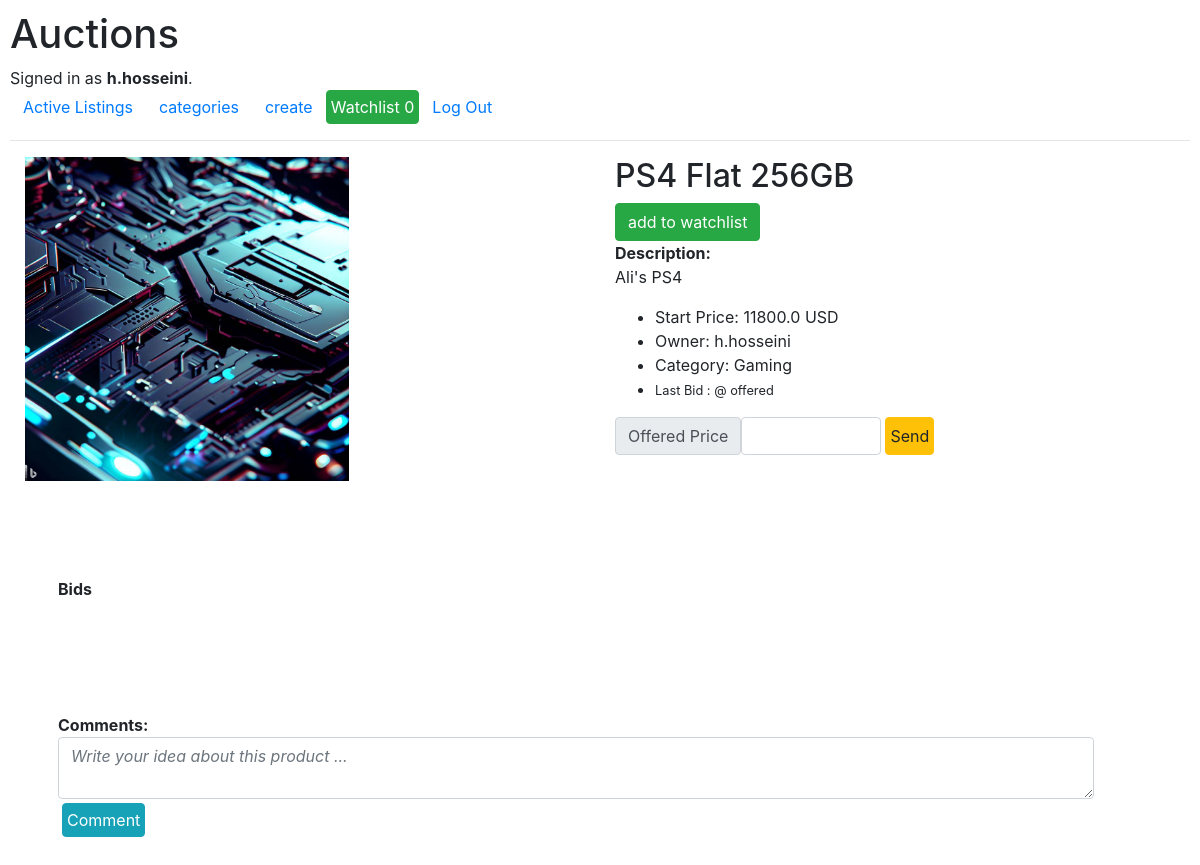
/details/1 (signed in), run on an earlier commit of the app's database.
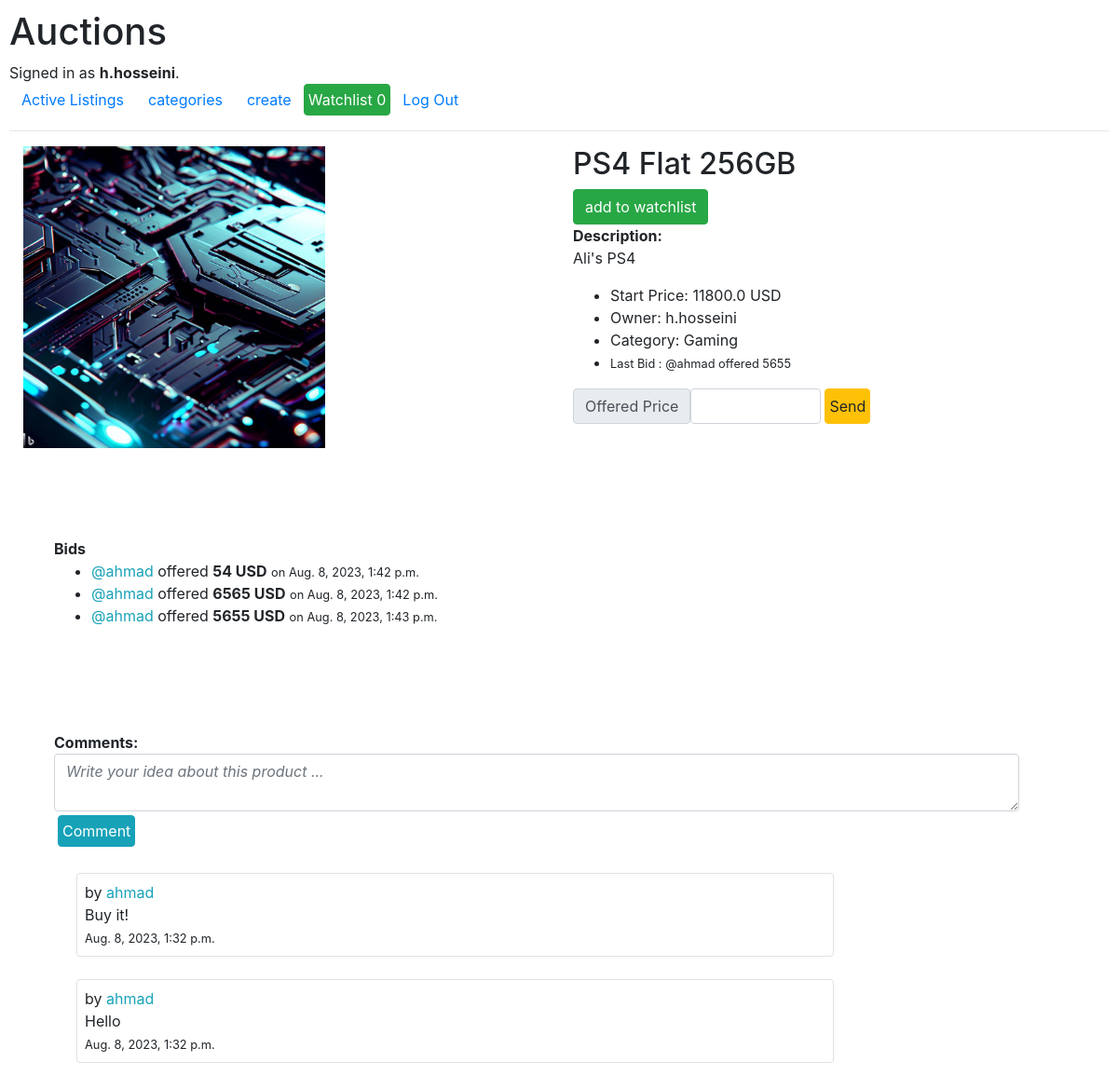
And on a later commit of the database.
### auctions/models.py (models this page shows, shortened)
class User(AbstractUser):
    pass

class Listing(models.Model):
    date = models.DateTimeField(auto_now_add=True)
    title = models.CharField(max_length=64)
    description = models.CharField(max_length=1024)
    imageUrl = models.ImageField(upload_to='img')
    price = models.FloatField(max_length=12)
    isActive = models.BooleanField(default=True)
    owner = models.ForeignKey(
        User, on_delete=models.CASCADE, blank=True, null=True, related_name="owned_listings"
    )
    category = models.ForeignKey(
        Categories, on_delete=models.CASCADE, blank=True, null=True, related_name='listed_in_categories'
    )

class Categories(models.Model):
    categoryName = models.CharField(max_length=50)
    imageUrl = models.ImageField(upload_to='img', default="", )
    def __str__(self) -> str:
        return self.categoryName

class Bids(models.Model):
    user = models.ForeignKey(
        User, on_delete=models.CASCADE, related_name="bids_user"
    )
    listing = models.ForeignKey(
        Listing, on_delete=models.CASCADE, blank=True, null=True, related_name="bids"
    )
    offered_price = models.IntegerField(blank=False)
    date = models.DateTimeField(auto_now_add=True)

class Comments(models.Model):
    author = models.ForeignKey(
        User, on_delete=models.CASCADE, related_name="comments_author"
    )
    listing = models.ForeignKey(
        Listing, on_delete=models.CASCADE, blank=True, null=True, related_name="comments"
    )
    message = models.CharField(max_length=200)
    date = models.DateTimeField(auto_now_add=True)

### auctions/views.py (the view)
# urls.py: path("details/<str:id>", views.details, name="details"),
def details(request, id):
    user = request.user
    details_item = Listing.objects.get(id=id)
    listing = get_object_or_404(Listing, pk=id)
    iswatchlisted = WatchlistItem.objects.filter(
        user=user, listing=listing).exists()
    img_path = 'http://' + request.get_host() + '/media/' + \
        str(details_item.imageUrl)
    comments = Comments.objects.filter(listing=id)
    bids = Bids.objects.filter(listing=id)
    return render(request, 'auctions/details.html', {
        'body': details_item, 'title': details_item.title, "img_path": img_path, "isWatchlist": iswatchlisted, "comments":comments, "bids":bids, "last_bid": bids.last()
    })

### auctions/context_processors.py (called while the page is built)
def watchlist_items(request):
    user = request.user
    watchlist_items = WatchlistItem.objects.filter(user=user)
    listing_attributes = [item.listing for item in watchlist_items]
    return {"watchlistItem": listing_attributes, 'len' : len(watchlist_items)}

### auctions/templates/auctions/details.html (shortened to what this page needs)
{% extends "auctions/layout.html" %} {% load static %} {% block body %}
<div class="">
<div class="d-flex flex-row">
  <div class="col-md-6">
    <img src="{{ img_path }}" width="324px" alt="Listing image" />
  </div>
  <div class="col-md-6">
  <h2>{{ title }}</h2>
  {%if user.is_authenticated%} {% if isWatchlist%}
  <form action="{% url 'removeWatchlist' id=body.id %}" mothod="POST">
    <button class="btn btn-danger">remove from watchlist</button>
  </form>
  {%else%}
  <form action="{% url 'addWatchlist' id=body.id %}" mothod="POST">
    <button class="btn btn-success">add to watchlist</button>
  </form>
  {% endif%} {% endif%}
  <div>
    <strong>Description:</strong>
    <p>{{body.description}}</p>
  </div>
  <ul>
    <li>Start Price: {{body.price}} USD</li>
    <li>Owner: {{body.owner}}</li>
    <li>Category: {{body.category}}</li>
    <li><small>Last Bid :  @{{last_bid.user}} offered {{last_bid.offered_price}}</small></li>
  </ul>
  <form action="{% url 'addBid' id=body.id %}" method="POST" class="d-flex">
    <div class="">
      <span class="input-group-text" id="inputGroup-sizing-sm">Offered Price</span>
    </div>
    <input class="form-control w-25" type="number" name="offered_price"/>
    <button type="submit" class="btn btn-warning p-0 m-0 px-1 mx-1 ">Send</button>
  </form>
  </div>
</div>
  <div class="down-section mt-5 d-flex flex-column">
    <div class="bids-list p-5">
      <strong>Bids </strong>
      <ul>
        {% for bid in bids%}
        <li>
          <span class="text-info"> @{{bid.user.username}}</span> offered <strong>{{bid.offered_price}} USD</strong> <small>on {{bid.date}} </small>
        </li>
        {% endfor%}
      </ul>
    </div>
    <div class="p-5">
      <strong>
        Comments:
      </strong>
      <form action="{% url 'addComment' id=body.id %}" method="POST">
        <div class="d-flex justify-content-center">
          <textarea name="message" class="form-control w-100 mr-5 rounded"  placeholder="Write your idea about this product ..." ></textarea>
        </div>
        <button type="submit" class="btn btn-info p-1 m-1">Comment</button>
      </form>
      <div class="comments-list">
        {% for comment in comments %}
          <div class="comment-item m-4 border rounded w-75 p-2">
            <div class="comment-name ">by <span class="text-info">{{comment.author}}</span></div>
            <div class="comment-message">{{comment.message}}</div>
            <small>{{comment.date}}</small>
          </div>
        {% endfor%}
      </div>
    </div>
</div>
</div>
{% endblock %}

### auctions/templates/auctions/layout.html (shortened to what this page needs)
{% load static %}
<!DOCTYPE html>
<html lang="en">
  <head>
    <link
      rel="stylesheet"
      href="https://stackpath.bootstrapcdn.com/bootstrap/4.4.1/css/bootstrap.min.css"
    />
    <link href="{% static 'auctions/styles.css' %}" rel="stylesheet" />
  </head>
  <body>
    <h1>Auctions</h1>
    <div>
      {% if user.is_authenticated %} Signed in as
      <strong>{{ user.username }}</strong>. {% else %}
      <p>Not signed in.</p>
      {% endif %}
    </div>
    <ul class="nav">
      <li class="nav-item">
        <a class="nav-link btn btn-link p-1 mx-2" href="{% url 'index' %}">Active Listings</a>
      </li>
      <li class="nav-item">
        <a class="nav-link btn btn-link p-1 mx-2" href="{% url 'displayCategories' %}">categories</a>
      </li>
      {% if user.is_authenticated %}
      <li class="nav-item">
        <a class="nav-link btn btn-link p-1 mx-2" href="{% url 'create' %}">create</a>
      </li>
      <li class="nav-item">
        <a class="nav-link btn btn-success p-1 m-0" href="{% url 'displaywatchlists' %}">Watchlist {{len}}</a>
      </li>
      <li class="nav-item">
        <a class="nav-link btn btn-link p-1 mx-2" href="{% url 'logout' %}">Log Out</a>
      </li>
      {% endif %}
    </ul>
    <hr />
    {% block body %} {% endblock %}
  </body>
</html>

### auctions/static/auctions/styles.css (style rules this page uses)
body { padding: 10px; }
textarea::placeholder { color: #999999; font-style: italic; }

What changed in the data, as far as the page shows it:
added Bids: user "ahmad", offered_price "5655", user.username "ahmad", date "Aug. 8, 2023, 1:43 p.m."
added Bids: user.username "ahmad", offered_price "54", date "Aug. 8, 2023, 1:42 p.m."
added Bids: user.username "ahmad", offered_price "6565", date "Aug. 8, 2023, 1:42 p.m."
added Comments: author "ahmad", message "Buy it!", date "Aug. 8, 2023, 1:32 p.m."
added Comments: author "ahmad", message "Hello", date "Aug. 8, 2023, 1:32 p.m."
